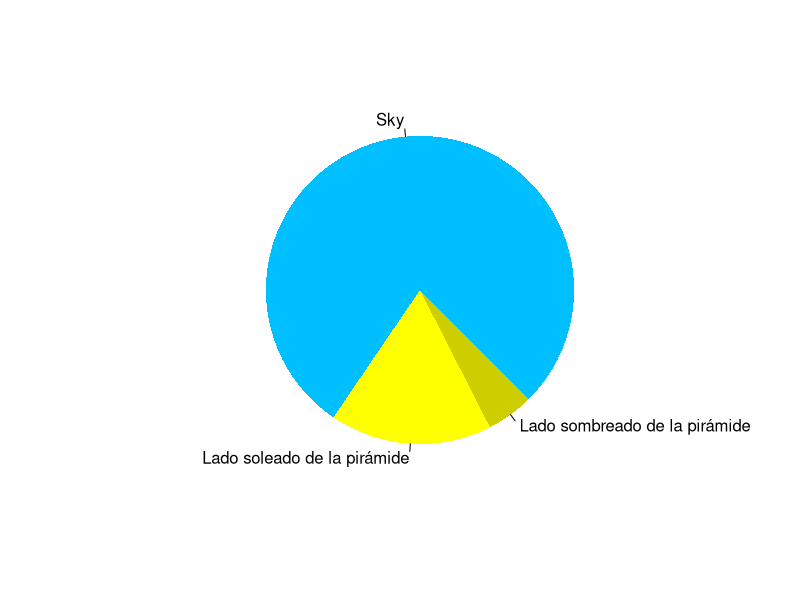

The R source for this figure:
## ---- chunk 1
pie(
  c(Sky = 78, "Lado soleado de la pirámide" = 17, "Lado sombreado de la pirámide" = 5), 
  init.angle = 315, 
  col = c("deepskyblue", "yellow", "yellow3"), 
  border = FALSE
)
